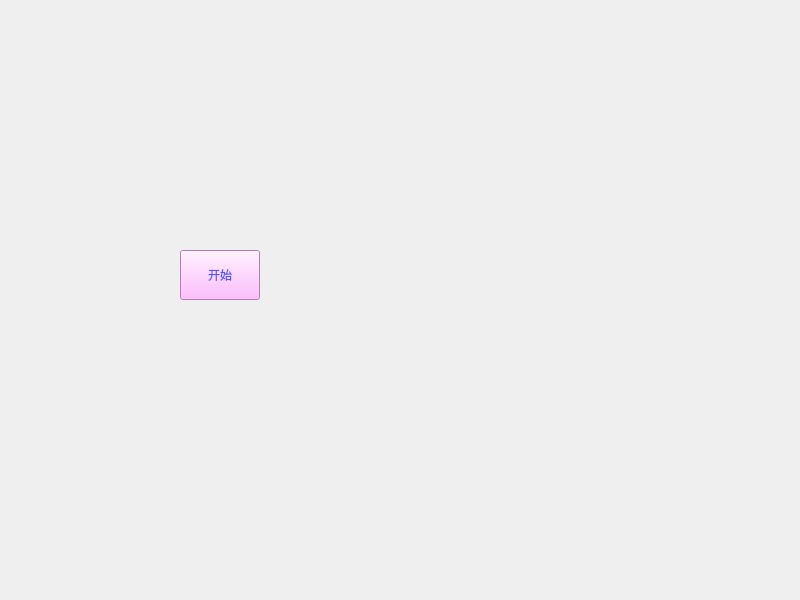
<?xml version="1.0" encoding="UTF-8"?>
<ui version="4.0">
 <class>Widget</class>
 <widget class="QWidget" name="Widget">
  <property name="geometry">
   <rect>
    <x>0</x>
    <y>0</y>
    <width>800</width>
    <height>600</height>
   </rect>
  </property>
  <property name="windowTitle">
   <string>Widget</string>
  </property>
  <widget class="QPushButton" name="pushButton">
   <property name="geometry">
    <rect>
     <x>180</x>
     <y>250</y>
     <width>80</width>
     <height>50</height>
    </rect>
   </property>
   <property name="font">
    <font>
     <family>宋体</family>
    </font>
   </property>
   <property name="cursor">
    <cursorShape>SizeAllCursor</cursorShape>
   </property>
   <property name="styleSheet">
    <string notr="true">background-color: rgb(255, 170, 255);
color: rgb(85, 85, 255);</string>
   </property>
   <property name="text">
    <string>开始</string>
   </property>
  </widget>
 </widget>
 <resources/>
 <connections/>
</ui>
